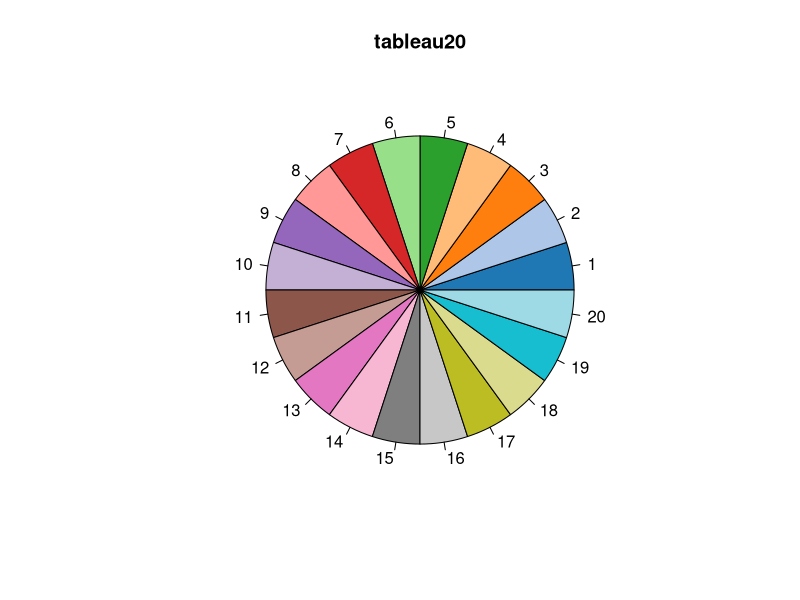

The R script that drew this image: (Note: this script raises an error after producing the figure.)

### Basic summary of clinical and lab variables ###

#### messing around with colors ###

# These are the "Tableau 20" colors as RGB.  
tableau20 = cbind(rgb(31/255, 119/255, 180/255), rgb(174/255, 199/255, 232/255), rgb(255/255, 127/255, 14/255), rgb(255/255, 187/255, 120/255),  
             rgb(44/255, 160/255, 44/255), rgb(152/255, 223/255, 138/255), rgb(214/255, 39/255, 40/255), rgb(255/255, 152/255, 150/255),  
             rgb(148/255, 103/255, 189/255), rgb(197/255, 176/255, 213/255), rgb(140/255, 86/255, 75/255), rgb(196/255, 156/255, 148/255),  
             rgb(227/255, 119/255, 194/255), rgb(247/255, 182/255, 210/255), rgb(127/255, 127/255, 127/255), rgb(199/255, 199/255, 199/255),  
             rgb(188/255, 189/255, 34/255), rgb(219/255, 219/255, 141/255), rgb(23/255, 190/255, 207/255), rgb(158/255, 218/255, 229/255)) 
n = 20
par(mfrow=c(1,1))
pie(rep(1,n), col=tableau20, main="tableau20") #view color wheel


###############################################################################
########### Graphs and tables that use hospital and cohort data ###############
###############################################################################

d2 = clin12_full_clean
dh = clin12_full_clean[which(clin12_full_clean$Study=="Hospital"),]
dc = clin12_full_clean[which(clin12_full_clean$Study=="Cohort"),]

#combine 7 and more days into 1 group
dh[,"plot_DaysSick"] = dh$DaysSick
dh[which(dh$plot_DaysSick>7),"plot_DaysSick"] = 7
dc[,"plot_DaysSick"] = dc$DaysSick
dc[which(dc$plot_DaysSick>7),"plot_DaysSick"] = 7

#plot DaysSick for cohort and hospit on same graph
png(paste(resultsDir,"DaysSick_CandH.png", sep=""), width=800, height=500)
par(cex=1.6)
mybreaks = c(seq(0,7,1))
#round the value labels to hundreths place
dh_labs = as.character(sprintf("%.2f",hist(dh$plot_DaysSick, breaks=mybreaks)$density))
dc_labs = as.character(sprintf("%.2f",hist(dc$plot_DaysSick, breaks=mybreaks)$density))
hist(dh$plot_DaysSick, col=rgb(0,0,1,.5), breaks=mybreaks, freq=F, axes=F, labels=dh_labs,
    ylim=c(0,.5), ylab="Proportion", xlab="Days since fever onset", main="")
hist(dc$plot_DaysSick, col=rgb(1,0,0,.25), breaks=mybreaks, freq=F, labels=dc_labs, add=T)
axis(side=2)
axis(side=1, at=c(seq(.5,6.5,1)), labels=c(seq(1,6,1),"7+"))
legend(x="topright",legend=c("Hospital","Cohort"), col=c(rgb(0,0,1,.5),rgb(1,0,0,.25)), 
       pch=19, bty="n")
dev.off()

#table of initial and final diagnoses
table(dh$WHO_initial_given, dh$WHOFinal4cat, useNA="always")  #initial Dx calculated by Douglas

#plot of proportion showing severe symptoms upon arrival, by day of illness
dh_severe = dh[which(dh$WHOFinal3cat=="DHF_DSS"),] #240 with eventual severe dengue
dh_severe$initialSevere = as.integer(dh_severe$WHO_initial_given=="DHF" |
                             dh_severe$WHO_initial_given=="DSS")
collapsed = summaryBy(initialSevere ~ plot_DaysSick, FUN=mean, data=dh_severe)
png(paste(resultsDir,"proportion_initialSevere.png", sep=""), width=800, height=500)
par(mar=c(5,6,4,2), cex=1.6)
bp = barplot(collapsed$initialSevere.mean,
        ylab="Patients displaying severe symptoms \n upon arrival (proportion)", xlab="Days since fever onset",
        col=rgb(0,0,1,.5), names.arg=c(seq(1,6,1),"7+"))
#add value labels
text(x=bp, y=collapsed$initialSevere.mean+.05, sprintf("%.2f",collapsed$initialSevere.mean))
dev.off()


###############################################################################
########### Numbers and graphs to make for each dataset sepeartely ############
###############################################################################

## chose which data to use here ##
#all
df = clin12_full_clean
#hospital only 
#df = clin12_full_clean[which(clin12_full_clean$Study=="Hospital"),]
#cohort only 
#df = clin12_full_clean[which(clin12_full_clean$Study=="Cohort"),]

## Summarize lab and clinical data ##
#summarize_clinical(df)


###############################################################################
###### Data description section of Dissertation Ch2 -- sample sizes ##########
###############################################################################

#number of children
length(unique(df$code)) #3578

#time period
min(df$FTM) #"2004-09-01"
max(df$FTM) #"2015-03-13"

#ages
summary(df$age) #6 months = 15.89
sum(df$age<.5) #none

table(df$is.DEN)

print("WHOFinal4cat")
table(df$WHOFinal4cat)
table(df[-which(df$serum == 1),"WHOFinal4cat"])

print("DaysSick")
table(df$DaysSick)
table(df[-which(df$serum == 1),"DaysSick"])

print("ClasificacionPrimerDia by WHOFinal4cat")
print(table(clinical_D1_clean$ClasificacionPrimerDia, clinical_D1_clean$WHOFinal4cat))
table(df[-which(df$serum == 1),]$ClasificacionPrimerDia, df[-which(df$serum == 1),]$WHOFinal4cat)

print("Initial Dx of severe dengue patients, by DaysSick")
table(df[which(df$WHOFinal4cat == "DHF" | df$WHOFinal4cat == "DSS"),]$DaysSick, 
      df[which(df$WHOFinal4cat == "DHF" | df$WHOFinal4cat == "DSS"),]$ClasificacionPrimerDia)

print("Number of patients with no missing clinical information (restricting to vars collected at both hospital and clinic settings)")
num_miss_by_patient = apply(df[,c(covarlist_CohortRestrict)], MARGIN=1, FUN=function(x) sum(is.na(x)))
table(num_miss_by_patient)


############# samples sizes of LCMS data #################

#OFI versus DENV
table(comboD1_filter50n_wImpRF1$is.DEN, useNA="always") 
table(comboD3_filter50n_wImpRF1$is.DEN, useNA="always") 
table(comboD5_filter50n_wImpRF1$is.DEN, useNA="always") 
table(clinical_RPb1_clean$is.DEN, useNA="always") 
View(clinical_RPb1_clean[which(is.na(clinical_RPb1_clean$WHO_initial_given) | is.na(clinical_RPb1_clean$WHOFinal4cat)),])
#cohort sample 2578.10.a is dengue positive but has unknown severity level
View(clinical_RPb1_clean[which(is.na(clinical_RPb1_clean$is.DEN) | is.na(clinical_RPb1_clean$is.DHF_DSS)),])

#severe dengue
table(comboD1_filter50n_wImpRF1$WHOFinal4cat, useNA="always") 
table(comboD1_filter50n_wImpRF1$WHO_initial_given, comboD1_filter50n_wImpRF1$WHOFinal4cat, useNA="always") 
table(clinical_RPb1_clean$WHOFinal4cat, useNA="always") 
table(clinical_RPb1_clean$WHO_initial_given, clinical_RPb1_clean$WHOFinal4cat, useNA="always") 
table(comboD3_filter50n_wImpRF1$WHOFinal4cat, useNA="always") 
table(comboD5_filter50n_wImpRF1$WHOFinal4cat, useNA="always") 

#basic info on LCMS samples -- days since illness onset
table(comboD1_filter50n_wImpRF1$DaysSick)
table(comboD1_filter50n_wImpRF1$DaysSick,comboD1_filter50n_wImpRF1$is.DEN)
table(comboD3_filter50n_wImpRF1$DaysSick)
table(comboD3_filter50n_wImpRF1$DaysSick,comboD3_filter50n_wImpRF1$is.DEN)
table(comboD5_filter50n_wImpRF1$DaysSick)
table(comboD5_filter50n_wImpRF1$DaysSick,comboD5_filter50n_wImpRF1$is.DEN)

#basic info on LCMS samples -- serotype
table(comboD1_filter50n_wImpRF1$PCR, comboD1_filter50n_wImpRF1$PCR_imputed)
table(comboD3_filter50n_wImpRF1$PCR, comboD3_filter50n_wImpRF1$PCR_imputed)
table(comboD5_filter50n_wImpRF1$PCR, comboD5_filter50n_wImpRF1$PCR_imputed)


###############################################################################
############### Summary of clinical variables for dissertation ################
###############################################################################

#create binary indicators for the general variables that were not binary
#XD_binary = create_binary_variables(df) #function created in "clean_data_functions.R"

## get list of clinical variables to include (returns list of variable.name.in.final.data)
varlist = get_clinic_var_list(clinic_varsD, outcome="either", 
                                        eliminate_vars_with_missings=F, eliminate_constant_vars=T, 
                                        eliminate_vars_with_minXnomiss=50,
                                        XD=df, restrict_to_cohort_vars=F, restrict_to_hospit_vars=T)

## overview of these variables
contents(df[,varlist])

#compare the serotypes for hospital v cohort patients
th = table(dh[which(dh$is.DEN==1), "PCR"])
tc = table(dc[which(dc$is.DEN==1), "PCR"])
compare = as.table(rbind(th[2:4], tc[2:4]))
chisq.test(compare) #significantly different -- more type 3s in hospital

## subset the data with variable info to include only rows that we care about
varinfo = clinic_varsD[which(clinic_varsD$variable.name.in.final.data %in% varlist==T),]

## Output table for including in dissertation -- description of variables
outTable = varinfo[order(varinfo$CC_broadcat_sort, varinfo$CC_cat_sort, varinfo$CC_name), ] #sort 
outTable = outTable[,c("CC_name","CC_category","CC_type","CC_description","in.cohort.data")] #restrict
#open this file in excel and copy/paste into lyx table using middle-click mouse button
write.csv(outTable, paste(resultsDir,"variable_descriptions.csv", sep=""), row.names = FALSE)


## view variable absence in cohort data
table(varinfo[which(varinfo$in.cohort.data==0),]$Variable.Category, varinfo[which(varinfo$in.cohort.data==0),]$CC_type)
sum(varinfo$in.cohort.data==0, na.rm=T) #38 (so 47 present)
## view variable categories and types (binary, continuous, etc.)
    #in displaying output, put "Laboratory-General", "Laboratory-Clinical lab" and "Laboratory-Virological" with "Laboratory-Clinical lab"
    #note that I consider "daysSick" to be "General - symptom" while it had been in "Demographics/Gen Info" group
table(varinfo$Variable.Category, varinfo$CC_type)
table(varinfo$CC_broadcat, varinfo$CC_type) #less detailed
table(varinfo$CC_category, varinfo$CC_type) #slightly more detailed than what I present in qual, but same basic groupings
#of the variables in varlist, list those which cannot be used to predict DHF/DSS  
varinfo[which(varinfo$Use.in.DF.vs.DHF.DSS.prediction!=1),c("variable.name.in.final.data","Variable.Category")]
#of the variables in varlist, list those which cannot be used to predict ND vs DENV  
varinfo[which(varinfo$Use.in.ND.vs.DEN.prediction!=1),c("variable.name.in.final.data","Variable.Category")]




###############################################################################
############## Graphs for dissertation appendix ###############################
###############################################################################
df = dh #toggle this

## Demographics/ general - age and gender
png(paste(resultsDir,"Age_and_gender_hospit.png", sep=""), width=800, height=500) #pngs are more portable but don't scale (else use svg)
par(mfrow=c(1,1), cex=1.85)
max_age = max(trunc(df[,"age"]))
mybreaks = c(seq(-1,max_age,1))
p1 = hist(trunc(df[which(df$Sexo=="female"),"age"]), breaks = mybreaks, freq=T)
p2 = hist(trunc(df[which(df$Sexo=="male"),"age"]), breaks = mybreaks, freq=T)
plot(p1, xlab = "Age", main="", xlim=c(-.5,max_age), ylim=c(0,100), col=rgb(.5,.5,.5,.65), axes=F)
plot(p2, col=rgb(0,0,1,.5), add=T, axes=F)
axis(side=2)
axis(side=1, at=c(seq(-.5,max_age-.5,1)), labels=c(seq(0,max_age,1)))
legend(x="topright",legend=c("Female","Male"), col=c(rgb(.5,.5,.5,.65),rgb(0,0,1,.5)), 
       pch=19, bty="n")
dev.off()


## General symptoms, binary and categorical 
  #todo: add the remaining categorical variable -- is.pulse_rapid (for Pulse)

#remove Epigastralgia since it was not included in latest hospital data installment :()
var_names = c(as.character(varinfo[which(varinfo$Variable.Category=="Gen Sign/Symptom" &
                                              varinfo$CC_type=="binary" & 
                                              varinfo$variable.name.in.final.data != "Epigastralgia"),"variable.name.in.final.data"]))
#get mean values (coded 0/1 so this is same as per)
get_mean = function(x) mean(as.numeric(x)-1, na.rm=T)
mean_vals = sapply(df[c(var_names)], FUN=get_mean)
#add is.pulse_rapid (based on categorical variable pulso)
mean_val = sapply(df[c("is.pulse_rapid")], FUN=mean, na.rm=T)
mean_vals = c(mean_val, mean_vals)
#create better names to display (CC_name)
myd = data.frame(mean_vals, names(mean_vals))
namefinder = merge(myd, varinfo[,c("CC_name","variable.name.in.final.data")], 
                   by.x="names.mean_vals.", by.y="variable.name.in.final.data")
addon = myd[which(myd$names.mean_vals.=="is.pulse_rapid"),]
addon$CC_name = "Rapid pulse"
addon = rbind(namefinder, addon)
toplot = addon[order(addon$mean_vals),]
#graph
png(paste(resultsDir,"General_symtoms_binary_hospit.png", sep=""), width=800, height=800)
par(mfrow=c(1,1),las=2,mar=c(5,10,4,2), cex=1.9) # make label text perpendicular to axis # increase y-axis margin. c(bottom, left, top, right) 
bplt = barplot(toplot$mean_vals, horiz=T, names.arg=toplot$CC_name, xlim=c(0,1), xlab="Proportion affirmative", 
        beside=T, xaxt="n", col=rgb(0, 0, 1,.5))
axis(side=1, at=seq(0,1,.2), las=0) #this is how I got x-axis labels to be parallel
text(x=toplot$mean_vals+0.08, y=bplt, labels = sprintf("%.2f",toplot$mean_vals), xpd=TRUE) #add value labels to bars
dev.off()

## General symptoms, continuous
var_names = c(as.character(varinfo[which(varinfo$Variable.Category=="Gen Sign/Symptom" &
                                        varinfo$CC_type=="continuous"),"variable.name.in.final.data"]))
png(paste(resultsDir,"General_symtoms_continuous_hospit.png", sep=""), width=800, height=500)
par(mfrow=c(2,3), mar=c(5, 5, 4, 2) + 0.1, mai=c(1,.3,.1,.2), cex.lab=2, cex.axis=1.8) 
for(var in var_names){
  myname = varinfo[which(varinfo$variable.name.in.final.data==var),"CC_name"]
  hist(df[,var], xlab=myname, col=rgb(0, 0, 1,.5), main="", las=0, ylab="", freq=F, )
}
dev.off()


## General indicators of hemorrhaging, binary and categorical
var_names1 = c(as.character(varinfo[which(varinfo$Variable.Category=="Hem Sign/Symptom" &
                                           varinfo$CC_type=="binary"),"variable.name.in.final.data"]))
#get mean values (coded 0/1 so this is same as percent)
get_mean1 = function(x) mean(as.numeric(x)-1, na.rm=T)
mean_vals1 = sapply(df[var_names1], FUN=get_mean1) #previously used with XD_binary
#the only gen-hem variable that is not already binary is the torniquete one so I created binary form of it
var_names2 = c("is.torniquete10plus","is.torniquete20plus")
get_mean2 = function(x) mean(as.numeric(x), na.rm=T)
mean_vals2 = sapply(df[var_names2], FUN=get_mean2) #previously used with XD_binary
mean_vals = c(mean_vals1, mean_vals2)
var_names = c(var_names1, var_names2)
#rename and sort
myd = data.frame(mean_vals, names(mean_vals))
namefinder = merge(myd, varinfo[,c("CC_name","variable.name.in.final.data")], 
                   by.x="names.mean_vals.", by.y="variable.name.in.final.data")
#add rows to varinfo so we keep the binary torniquete vars
toadd = myd[which(myd$names.mean_vals.=="is.torniquete10plus" |
                           myd$names.mean_vals.=="is.torniquete20plus"),]
toadd$CC_name = toadd$names.mean_vals.
toplot_prelim = rbind(namefinder, toadd)
toplot = toplot_prelim[order(toplot_prelim$mean_vals),]
#graph
plot.new()
png(paste(resultsDir,"General_hemorrhage_binary_hospit.png", sep=""), width=800, height=800)
par(mfrow=c(1,1),las=2, cex=1.9) # make label text perpendicular to axis
par(mar=c(5,10,4,2)) # increase y-axis margin. c(bottom, left, top, right) 
bplt = barplot(toplot$mean_vals, horiz=T, names.arg=toplot$CC_name, xlim=c(0,1), 
               xlab="Proportion affirmative", 
        cex.names=1, beside=T, xaxt="n", col=rgb(0, 0, 1,.5))
axis(side=1, at=seq(0,1,.2), las=0) #this is how I got x-axis labels to be parallel
text(x=toplot$mean_vals+0.08, y=bplt, labels = sprintf("%.3f",toplot$mean_vals), xpd=TRUE) #add value labels to bars
dev.off()

## Blood lab count variables, continuous
plot.new()
var_names = c(as.character(varinfo[which( (varinfo$CC_category=="Blood - count" | varinfo$CC_category=="Urine - count") &
                                            varinfo$CC_type=="continuous"),"variable.name.in.final.data"]))
png(paste(resultsDir,"Blood_counts_continuous_hospit.png", sep=""), width=880, height=550)
par(mfrow=c(2,4))
for(var in var_names){
  myname = varinfo[which(varinfo$variable.name.in.final.data==var),"CC_name"]
  hist(df[,var], xlab=myname, cex.lab=2, cex.axis=1.7, col=rgb(0, 0, 1,.5), main="", las=0, ylab="", freq=F, )
}
dev.off()
## Blood lab chemistry variables, continuous
plot.new()
var_names = c(as.character(varinfo[which(varinfo$CC_category=="Blood - chemistry" &
                                           varinfo$CC_type=="continuous"),"variable.name.in.final.data"]))
png(paste(resultsDir,"Blood_chemistry_continuous_part1.png", sep=""), width=800, height=500)
par(mfrow=c(2,4))
for(var in var_names[1:8]){
  myname = varinfo[which(varinfo$variable.name.in.final.data==var),"CC_name"]
  hist(df[,var], xlab=myname, cex.lab=2, cex.axis=1.7, col=rgb(0, 0, 1,.5), main="", las=0, ylab="", freq=F, )
}
dev.off()
png(paste(resultsDir,"Blood_chemistry_continuous_part2.png", sep=""), width=880, height=550)
par(mfrow=c(3,3))
for(var in var_names[9:17]){
  myname = varinfo[which(varinfo$variable.name.in.final.data==var),"CC_name"]
  hist(df[,var], xlab=myname, cex.lab=2, cex.axis=1.7, col=rgb(0, 0, 1,.5), main="", las=0, ylab="", freq=F, )
}
dev.off()

## Ultrasound, continuous
plot.new()
var_names = c(as.character(varinfo[which((varinfo$CC_category=="Ultrasound"|varinfo$CC_category=="X-ray") &
                                           varinfo$CC_type=="continuous"),"variable.name.in.final.data"]))
png(paste(resultsDir,"ultrasound_continuous.png", sep=""), width=800, height=300)
par(mfrow=c(1,3))
for(var in var_names){
  myname = varinfo[which(varinfo$variable.name.in.final.data==var),"CC_name"]
  hist(df[,var], xlab=myname, cex.lab=2, cex.axis=1.7, col=rgb(0, 0, 1,.5), main="", las=0, ylab="", freq=F, )
}
dev.off()
### Ultrasound and xray, binary
plot.new()
var_names = c(as.character(varinfo[which((varinfo$CC_category=="Ultrasound"|varinfo$CC_category=="X-ray") &
                                           varinfo$CC_type=="binary"),"variable.name.in.final.data"]))
#get mean values (coded 0/1 so this is same as percent)
get_mean = function(x) mean(as.numeric(x)-1, na.rm=T)
mean_vals = sapply(df[var_names], FUN=get_mean)
#create better names to display (CC_name)
myd = data.frame(mean_vals, names(mean_vals))
namefinder = merge(myd, varinfo[,c("CC_name","variable.name.in.final.data")], 
                   by.x="names.mean_vals.", by.y="variable.name.in.final.data")
toplot = namefinder[order(namefinder$mean_vals),]
png(paste(resultsDir,"ultrasoundXray_binary.png", sep=""), width=800, height=450)
par(mfrow=c(1,1), las=2) # make label text perpendicular to axis
par(mar=c(5,12,4,2), cex=1.5) # increase y-axis margin. c(bottom, left, top, right) 
bplt = barplot(toplot$mean_vals, horiz=T, names.arg=toplot$CC_name, xlim=c(0,1), xlab="Proportion affirmative", 
        cex.names=1, beside=T, xaxt="n", col=rgb(0, 0, 1,.5))
axis(side=1, at=seq(0,1,.2), las=0) #this is how I got x-axis labels to be parallel
text(x=toplot$mean_vals+0.08, y=bplt, labels = sprintf("%.3f",toplot$mean_vals), xpd=TRUE) #add value labels to bars
dev.off()

###############################################################################
############## Missingness explorations for the D #############################
###############################################################################

## missingness
# "38 variables never missing for any of the hospital patients while 10 variables are never missing across the combined data"
df = dh #toggle this
var_missCount = sapply(df[varlist], function(x) sum(is.na(x)))
table(var_missCount)
var_nomissCount = sapply(df[varlist], function(x) sum(!is.na(x)))
table(var_nomissCount)
#variables with no missings
var_noMiss = c(as.character(varlist[var_missCount==0])) 
length(var_noMiss) 
varinfo[which(varinfo$variable.name.in.final.data %in% var_noMiss==T), c("CC_name","variable.name.in.final.data","Variable.Category")]
#variables with some missings 
var_someMiss = c(as.character(varlist[var_missCount>0]))
length(var_someMiss)

var_someMiss_info = varinfo[which(varinfo$variable.name.in.final.data %in% var_someMiss==T), c("variable.name.in.final.data","Variable.Category")]
var_someMiss_gen = c(as.character(var_someMiss_info[which(var_someMiss_info$Variable.Category=="Demographics/Gen Info" | 
                                                            var_someMiss_info$Variable.Category=="Gen Sign/Symptom" | 
                                                            var_someMiss_info$Variable.Category=="Laboratory-General" |
                                                            var_someMiss_info$Variable.Category=="Hem Sign/Symptom"),c("variable.name.in.final.data")]))
var_someMiss_lab = c(as.character(var_someMiss_info[which(var_someMiss_info$Variable.Category=="Laboratory-Clinical lab" | 
                                                            var_someMiss_info$Variable.Category=="Laboratory-Virological" |
                                                            var_someMiss_info$Variable.Category=="Laboratory-Urine analysis"),c("variable.name.in.final.data")]))
var_someMiss_ultraX = c(as.character(var_someMiss_info[which(var_someMiss_info$Variable.Category=="Laboratory-Ultrasound" | 
                                                               var_someMiss_info$Variable.Category=="Laboratory-Ultrasound and X-ray" | 
                                                               var_someMiss_info$Variable.Category=="Laboratory-X ray"),c("variable.name.in.final.data")]))
table(df[which(df$WHOFinal4cat!="ND"),"IR"], useNA=c("always")) #missing 37/964
table(df[which(df$WHOFinal4cat!="ND"),"PCR"], useNA=c("always")) #missing 131/964

## graphs of number of missing values per variable, organized by variable category ##

#general cat
named_vals = as.data.frame(var_missCount[var_someMiss_gen])
named_vals$variable.name.in.final.data = rownames(named_vals)
named_vals$val = var_missCount[var_someMiss_gen]
namefinder = merge(named_vals, varinfo[,c("CC_name","variable.name.in.final.data")], by="variable.name.in.final.data")
toplot = namefinder[order(namefinder$val),]
#plot
png(paste(resultsDir,"Clinical_vars_missingness_gen_hospit.png", sep=""), width=800, height=500)
par(mfrow=c(1,1), las=1, cex=2, mar=c(5, 10, 4, 2) + 0.1) # make label text perpendicular to axis
barplot(toplot$val, names.arg=toplot$CC_name, horiz=T, beside=T, col=rgb(44/255, 160/255, 44/255,.5), main="", xlim=c(0,nrow(df)))
dev.off()

#blood and urine lab
named_vals = as.data.frame(var_missCount[var_someMiss_lab])
named_vals$variable.name.in.final.data = rownames(named_vals)
named_vals$val = var_missCount[var_someMiss_lab]
namefinder = merge(named_vals, varinfo[,c("CC_name","variable.name.in.final.data")], by="variable.name.in.final.data")
toplot = namefinder[order(namefinder$val),]
#plot
png(paste(resultsDir,"Clinical_vars_missingness_bloodlab_hospit.png", sep=""), width=800, height=1000)
par(mfrow=c(1,1), las=1, cex=2.2, mar=c(5, 10, 4, 2) + 0.1) # make label text perpendicular to axis
barplot(toplot$val, names.arg=toplot$CC_name, horiz=T, beside=T, col=rgb(44/255, 160/255, 44/255,.5), main="", xlim=c(0,nrow(df)))
dev.off()

#ultra sound and x-ray
named_vals = as.data.frame(var_missCount[var_someMiss_ultraX])
named_vals$variable.name.in.final.data = rownames(named_vals)
named_vals$val = var_missCount[var_someMiss_ultraX]
namefinder = merge(named_vals, varinfo[,c("CC_name","variable.name.in.final.data")], by="variable.name.in.final.data")
toplot = namefinder[order(namefinder$val),]
#plot
png(paste(resultsDir,"Clinical_vars_missingness_ultraX_hospit.png", sep=""), width=800, height=500)
par(mfrow=c(1,1), las=1, cex=2.2, mar=c(5, 10, 4, 2) + 0.1) # make label text perpendicular to axis
barplot(toplot$val, names.arg=toplot$CC_name, horiz=T, beside=T, col=rgb(44/255, 160/255, 44/255,.5), main="", xlim=c(0,nrow(df)))
dev.off()


#Variables available per patient
#hospit
patient_nomissCounth = apply(dh[varlist], MARGIN=1, function(x) sum(!is.na(x)))
playh = table(patient_nomissCounth)
var_counts_decreasingh = sort(names(playh), decreasing=TRUE)
cumsum(playh[var_counts_decreasingh])
#cohort
patient_nomissCountc = apply(dc[varlist], MARGIN=1, function(x) sum(!is.na(x)))
playc = table(patient_nomissCountc)
var_counts_decreasingc = sort(names(playc), decreasing=TRUE)
cumsum(playc[var_counts_decreasingc])
#graph
png(paste(resultsDir,"Clinical_vars_perPatient_CandH.png", sep=""), width=800, height=500)
par(mar=c(5,6,4,2)+.1, cex=1.6) #default is  c(5, 4, 4, 2) + 0.1
plot(y=cumsum(play[var_counts_decreasingh]), x=var_counts_decreasingh, type="s", 
     col=rgb(0,0,1,1), xlim=c(0,85), ylim=c(0,nrow(dc)),
     xlab="Number of variables (non-missing)", ylab="Number of observations")
lines(y=cumsum(play[var_counts_decreasingc]), x=var_counts_decreasingc, type="s", 
      col=rgb(1,0,0,1), xlab="", ylab="")
legend(x="topright",legend=c("Hospital","Cohort"), col=c(rgb(0,0,1,1),rgb(1,0,0,1)), 
       lty=1, bty="n")
dev.off()


###############################################################################
########################## Scratch code #######################################
###############################################################################


## compare the liver enlargment variables (expected to be correlated) ##
svg(paste(resultsDir,"higado_explore.svg", sep="")) #pngs are more protable but don't scale (else use svg)
par(mfrow=c(2,1)) 
hist(df[which(df$Higado<3),"Hepatomegalia_mm"], 
     xlim=c(0,200), main="For Higado<3", xlab="Hepatomegalia_mm")
hist(df[which(df$Higado>=3),"Hepatomegalia_mm"], 
     xlim=c(0,200), main="For Higado>=3", xlab="Hepatomegalia_mm")
par(1,1)
dev.off()


## FYI these variables consist of most general symptoms and hemmorrhaging variables, plus 7 blood counts
varinfo_88noMiss = clinic_varsD[which(clinic_varsD$variable.name.in.final.data %in% covarDEN_88noMiss==T),]


if(T==F){
  vars_continuous = c(as.character(varinfo[which(varinfo$CC_type=="continuous"),"variable.name.in.final.data"]))
  vars_binary = c(as.character(varinfo[which(varinfo$CC_type=="binary"),"variable.name.in.final.data"]))
  
  vars_continuous = c("Higado","Hepatomegalia_mm","freq_card","Higado")
  par(mfrow=c(2,2)) 
  for(var in vars_continuous){
    hist(df[,var], xlab=var, col=3)
  }
  par(1,1)
  
  #This will work (long way)
  h1 = hist(df[,"age"])
  h2 = hist(df[,"DaysSick"])
  h3 = hist(df[,"Presion_Arterial_Dias"])
  h4 = his(df[,"freq_card"])
  print(h1, position=c(0, .6, 1, 1), more=TRUE)
  print(h2, position=c(0, 0, 1, .4))
  
  par(mfrow=c())
  
  #correlation heatmap
  #http://strengejacke.wordpress.com/2013/04/18/examples-for-sjplotting-functions-including-correlations-and-proportional-tables-with-ggplot-rstats/
    #alternative: http://www.cookbook-r.com/Graphs/Correlation_matrix/ --- this one is better for black and white publications
  vars_continuous = c("Higado","Hepatomegalia_mm","freq_card","Higado","freq_resp")
  sjp.corr(df[,vars_continuous], hideLegend=F,, decimals = 2) #this works
  vars_binary = c("Nariz","Hematoma","Hematuria","Hematemesis","Hemoptisis","Melena" )
  sjp.corr(df[,vars_binary], hideLegend=F,showCorrelationPValues = F, decimals = 2) #need to convert binary vars to numeric
  
  ## performance barchart
  #http://www.thecoatlessprofessor.com/programming/creating-stacked-barplot-and-grouped-barplot-in-r-using-base-graphics-no-ggplot2
  par(mar = c(5.1, 4.1, 4.1, 7.1), xpd = TRUE)
  barplot(df, col = heat.colors(length(rownames(df))), width = 2, beside = TRUE)
  legend("topright", inset = c(-0.25, 0), fill = heat.colors(length(rownames(df))), 
         legend = rownames(df))
  
  ## transparent overlapping graphs
  #http://stackoverflow.com/questions/3541713/how-to-plot-two-histograms-together-in-r
  
  multiplot <- function(..., plotlist=NULL, file, cols=1, layout=NULL) {
    require(grid)
    
    # Make a list from the ... arguments and plotlist
    plots <- c(list(...), plotlist)
    
    numPlots = length(plots)
    
    # If layout is NULL, then use 'cols' to determine layout
    if (is.null(layout)) {
      # Make the panel
      # ncol: Number of columns of plots
      # nrow: Number of rows needed, calculated from # of cols
      layout <- matrix(seq(1, cols * ceiling(numPlots/cols)),
                       ncol = cols, nrow = ceiling(numPlots/cols))
    }
    
    if (numPlots==1) {
      print(plots[[1]])
      
    } else {
      # Set up the page
      grid.newpage()
      pushViewport(viewport(layout = grid.layout(nrow(layout), ncol(layout))))
      
      # Make each plot, in the correct location
      for (i in 1:numPlots) {
        # Get the i,j matrix positions of the regions that contain this subplot
        matchidx <- as.data.frame(which(layout == i, arr.ind = TRUE))
        
        print(plots[[i]], vp = viewport(layout.pos.row = matchidx$row,
                                        layout.pos.col = matchidx$col))
      }
    }
  }
  multiplot(h1, h2, h3, h4, cols=2) #did not work
}

multhist(list(dh$DaysSick, dc$DaysSick))
sjp.grpfrq(as.factor(d2$DaysSick), d2$Study)
hist(t(cbind(dh$DaysSick, dc$DaysSick)), col=c("red","lightblue"), plot=T)

plotH(x=collapsed$plot_DaysSick, y=collapsed$initialSevere.mean,
      ylab="Proportion displaying severe symptoms upon arrival", xlab="Days since fever onset",
      col=rgb(0,0,1,.5), axes=NULL)


